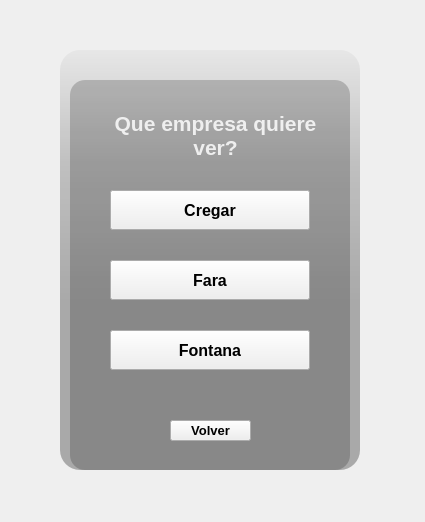
<?xml version="1.0" encoding="UTF-8"?>
<ui version="4.0">
 <class>ElegirEmpresa</class>
 <widget class="QWidget" name="ElegirEmpresa">
  <property name="geometry">
   <rect>
    <x>0</x>
    <y>0</y>
    <width>425</width>
    <height>522</height>
   </rect>
  </property>
  <property name="windowTitle">
   <string>Form</string>
  </property>
  <property name="styleSheet">
   <string notr="true"/>
  </property>
  <widget class="QWidget" name="widget" native="true">
   <property name="geometry">
    <rect>
     <x>30</x>
     <y>20</y>
     <width>370</width>
     <height>480</height>
    </rect>
   </property>
   <property name="styleSheet">
    <string notr="true">QPushButton{	
	background-color: qlineargradient(spread:pad, x1:0, y1:0.505682, x2:1, y2:0.477, stop:0 rgba(20, 47, 78, 219), stop:1 rgba(85, 98, 112, 226));
	color:rgba(255, 255, 255, 210);
	border-radius:5px;
}
QPushButton#boton_nuevo_producto:hover,#boton_producto_en_stock:hover,#boton_volver:hover{	
	background-color: qlineargradient(spread:pad, x1:0, y1:0.505682, x2:1, y2:0.477, stop:0 rgba(40, 67, 98, 219), stop:1 rgba(105, 118, 132, 226));
}
QPushButton#boton_nuevo_producto:pressed,#boton_producto_en_stock:pressed,#boton_volver:pressed{	
	padding-left:5px;
	padding-top:5px;
	background-color:rgba(105, 118, 132, 200);
}

QPushButton#pushButton_2, #pushButton_3, #pushButton_4, #pushButton_5{	
	background-color: rgba(0, 0, 0, 0);
	color:rgba(85, 98, 112, 255);
}
QPushButton#pushButton_2:hover, #pushButton_3:hover, #pushButton_4:hover, #pushButton_5:hover{	
	color:rgba(155, 168, 182, 220);
}
QPushButton#pushButton_2:pressed, #pushButton_3:pressed, #pushButton_4:pressed, #pushButton_5:pressed{	
	padding-left:5px;
	padding-top:5px;
	color:rgba(115, 128, 142, 255);
};</string>
   </property>
   <widget class="QLabel" name="label">
    <property name="geometry">
     <rect>
      <x>30</x>
      <y>30</y>
      <width>300</width>
      <height>420</height>
     </rect>
    </property>
    <property name="styleSheet">
     <string notr="true">background-image: url(:/elegir_tipo_compra/elegir_compra_background.png);
border-radius:20px;</string>
    </property>
    <property name="text">
     <string/>
    </property>
   </widget>
   <widget class="QLabel" name="label_2">
    <property name="geometry">
     <rect>
      <x>30</x>
      <y>30</y>
      <width>300</width>
      <height>420</height>
     </rect>
    </property>
    <property name="styleSheet">
     <string notr="true">background-color: qlineargradient(spread:pad, x1:0, y1:0, x2:0, y2:0.715909, stop:0 rgba(0, 0, 0, 9), stop:0.375 rgba(0, 0, 0, 50), stop:0.835227 rgba(0, 0, 0, 75));
background-image: url(:/tipo_usuario/FACULTAD 4/TRABAJO SANDRO/imagenes/usuario_autorizado.png);
border-radius:20px;</string>
    </property>
    <property name="text">
     <string/>
    </property>
   </widget>
   <widget class="QLabel" name="label_3">
    <property name="geometry">
     <rect>
      <x>40</x>
      <y>60</y>
      <width>280</width>
      <height>390</height>
     </rect>
    </property>
    <property name="styleSheet">
     <string notr="true">background-color:rgba(0, 0, 0, 50);
border-radius:15px;</string>
    </property>
    <property name="text">
     <string/>
    </property>
   </widget>
   <widget class="QLabel" name="label_4">
    <property name="geometry">
     <rect>
      <x>70</x>
      <y>90</y>
      <width>231</width>
      <height>51</height>
     </rect>
    </property>
    <property name="font">
     <font>
      <pointsize>16</pointsize>
      <weight>75</weight>
      <bold>true</bold>
     </font>
    </property>
    <property name="styleSheet">
     <string notr="true">color:rgba(255, 255, 255, 210);
background-color:none;</string>
    </property>
    <property name="text">
     <string>Que empresa quiere ver?</string>
    </property>
    <property name="alignment">
     <set>Qt::AlignCenter</set>
    </property>
    <property name="wordWrap">
     <bool>true</bool>
    </property>
   </widget>
   <widget class="QPushButton" name="boton_fontana">
    <property name="geometry">
     <rect>
      <x>80</x>
      <y>310</y>
      <width>200</width>
      <height>40</height>
     </rect>
    </property>
    <property name="font">
     <font>
      <pointsize>12</pointsize>
      <weight>75</weight>
      <bold>true</bold>
     </font>
    </property>
    <property name="cursor">
     <cursorShape>PointingHandCursor</cursorShape>
    </property>
    <property name="text">
     <string>Fontana</string>
    </property>
   </widget>
   <widget class="QPushButton" name="boton_cregar">
    <property name="geometry">
     <rect>
      <x>80</x>
      <y>170</y>
      <width>200</width>
      <height>40</height>
     </rect>
    </property>
    <property name="font">
     <font>
      <pointsize>12</pointsize>
      <weight>75</weight>
      <bold>true</bold>
     </font>
    </property>
    <property name="cursor">
     <cursorShape>PointingHandCursor</cursorShape>
    </property>
    <property name="text">
     <string>Cregar</string>
    </property>
   </widget>
   <widget class="QPushButton" name="boton_volver">
    <property name="geometry">
     <rect>
      <x>140</x>
      <y>400</y>
      <width>81</width>
      <height>21</height>
     </rect>
    </property>
    <property name="font">
     <font>
      <pointsize>10</pointsize>
      <weight>75</weight>
      <bold>true</bold>
     </font>
    </property>
    <property name="cursor">
     <cursorShape>PointingHandCursor</cursorShape>
    </property>
    <property name="text">
     <string>Volver</string>
    </property>
   </widget>
   <widget class="QPushButton" name="boton_fara">
    <property name="geometry">
     <rect>
      <x>80</x>
      <y>240</y>
      <width>200</width>
      <height>40</height>
     </rect>
    </property>
    <property name="font">
     <font>
      <pointsize>12</pointsize>
      <weight>75</weight>
      <bold>true</bold>
     </font>
    </property>
    <property name="cursor">
     <cursorShape>PointingHandCursor</cursorShape>
    </property>
    <property name="text">
     <string>Fara</string>
    </property>
   </widget>
  </widget>
 </widget>
 <resources>
  <include location="imagenes/imagenes.qrc"/>
 </resources>
 <connections/>
</ui>
